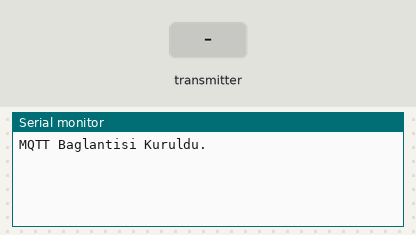
Bench run of a sketch on a simulated ESP32-S3. Parts: the last lines printed to the serial monitor. Inputs (shaded band) come from the test bench. WiFi joins after 1.5 s; servers stay silent unless stated; random numbers use the default seed unless the sketch sets one; no MQTT or app messages arrive unless stated.

Above: at 1.4 s.
1.5 s: the transmitter starts sending id = 0
At 1.9 s:
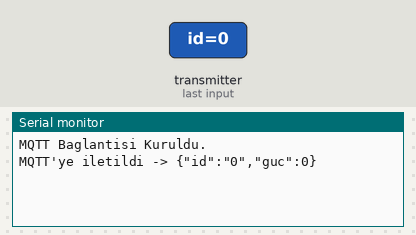
3.5 s: the transmitter starts sending eventType = 1
At 3.81 s:
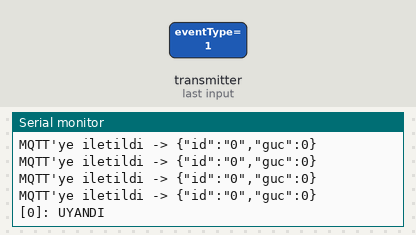
5.5 s: the transmitter starts sending id = 1
At 5.81 s:
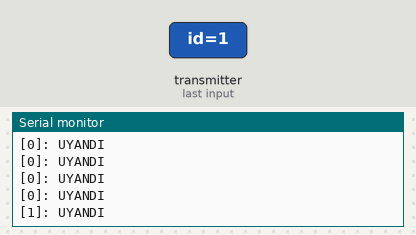
7.0 s: the transmitter starts sending eventType = 0
At 7.4 s:
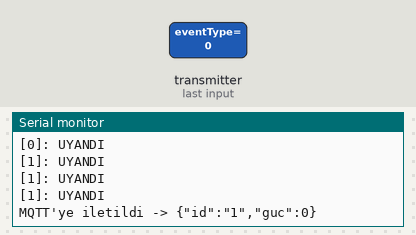
8.5 s: the transmitter starts sending state = 1
At 8.81 s:
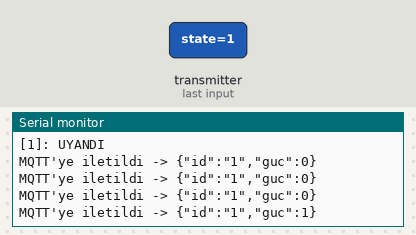

The sketch:

esp32_eth_proje2.ino
```cpp
#include <WiFi.h>
#include <SPI.h>
#include <Ethernet.h>
#include <esp_now.h>
#include <PubSubClient.h>

// --- Waveshare ESP32-S3-ETH (W5500) Pinleri ---
#define W5500_MOSI 11
#define W5500_MISO 12
#define W5500_SCK  13
#define W5500_CS   14
#define W5500_RST  9

// --- Ağ Ayarları ---
byte mac[] = { 0x00, 0x00, 0x00, 0x00, 0x00, 0x00 };
IPAddress local_IP(0, 0, 0, 0);
IPAddress gateway(0, 0, 0, 0);
IPAddress subnet(0, 0, 0, 0);

EthernetClient ethClient;
PubSubClient client(ethClient);


typedef struct {
    char id[16];      // String ID (MB2-1 vb.)
    bool state;
    int eventType;    // 1: Uyandı, 2: Uyudu, 0: Veri
} struct_message;

struct_message incoming;
volatile bool yeniVeri = false;


void OnDataRecv(const esp_now_recv_info_t *info, const uint8_t *data, int len) {
    memcpy(&incoming, data, sizeof(incoming));
    yeniVeri = true;
}

void setup() {
    Serial.begin(115200);

    // 1. W5500 Reset ve Ethernet Başlat
    pinMode(W5500_RST, OUTPUT);
    digitalWrite(W5500_RST, LOW); delay(100);
    digitalWrite(W5500_RST, HIGH); delay(150);

    SPI.begin(W5500_SCK, W5500_MISO, W5500_MOSI, W5500_CS);
    Ethernet.init(W5500_CS);
    Ethernet.begin(mac, local_IP, gateway, gateway, subnet);

    // 2. Wi-Fi ve ESP-NOW Başlat
    WiFi.mode(WIFI_STA);
    WiFi.disconnect();
    if (esp_now_init() == ESP_OK) {
        esp_now_register_recv_cb((esp_now_recv_cb_t)OnDataRecv);
    }

    client.setServer("10.0.123.1", 1883);
}

void loop() {
    // MQTT Bağlantı Kontrolü
    if (!client.connected()) {
        // Rastgele ClientID ile çakışmayı önle
        String clientId = "S3_ETH_GW_" + String(random(0xffff), HEX);
        if (client.connect(clientId.c_str(), "fedmqtt", "Aa12345")) {
            Serial.println("MQTT Baglantisi Kuruldu.");
        }
    }
    client.loop();

    // Veri Geldiğinde İşle
    if (yeniVeri) {
        yeniVeri = false;

        // Olay Tipi Kontrolü (Seri Port Bildirimi)
        if (incoming.eventType == 1) {
            Serial.printf("[%s]: UYANDI\n", incoming.id); // %d yerine %s (string)
        }
        else if (incoming.eventType == 2) {
            Serial.printf("[%s]: UYKUYA DALDI\n", incoming.id);
        }
        else if (incoming.eventType == 0) {
            // Gerçek Veri (Kontak Durumu) Geldiğinde MQTT'ye JSON Gönder
            char buffer[128];
            // JSON içinde ID tırnak içinde gönderilmeli
            snprintf(buffer, sizeof(buffer), "{\"id\":\"%s\",\"guc\":%d}", incoming.id, incoming.state);

            if (client.connected()) {
                client.publish("kontak/messaging", buffer);
                Serial.printf("MQTT'ye iletildi -> %s\n", buffer);
            }
        }
    }
}
```

Measured:
- after the input at 1.5 s, the serial monitor: prints a new line at once (image 1)
- after the input at 3.5 s, the serial monitor: prints a new line at once (image 2)
- after the input at 5.5 s, the serial monitor: prints a new line at once (image 3)
- after the input at 7.0 s, the serial monitor: prints a new line at once (image 4)
- after the input at 8.5 s, the serial monitor: prints a new line at once (image 5)
